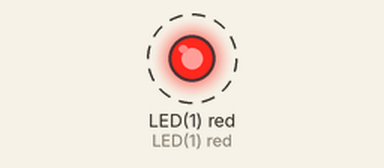
Bench run of a program on a simulated pyboard running MicroPython. Parts: output pins drawn as LEDs (lit = HIGH). Dashed ring = blinking. What the program prints to the serial console is not drawn.

Above: at 0.5 s.
Timing chart, 0 to 4.6 s (numbered marks = the images above):
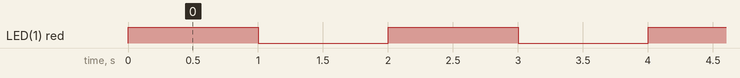

The program:

bb_blink.py
```python
# (licence header left out)
from pyb import LED
import time

led = LED(1)

print("Blink LED(1) which is pin PC13")
while True:
    led.on()
    time.sleep(1)
    led.off()
    time.sleep(1)
```

Measured:
- by itself, LED(1) red: alternates HIGH for 1.0 s and LOW for 1.0 s
